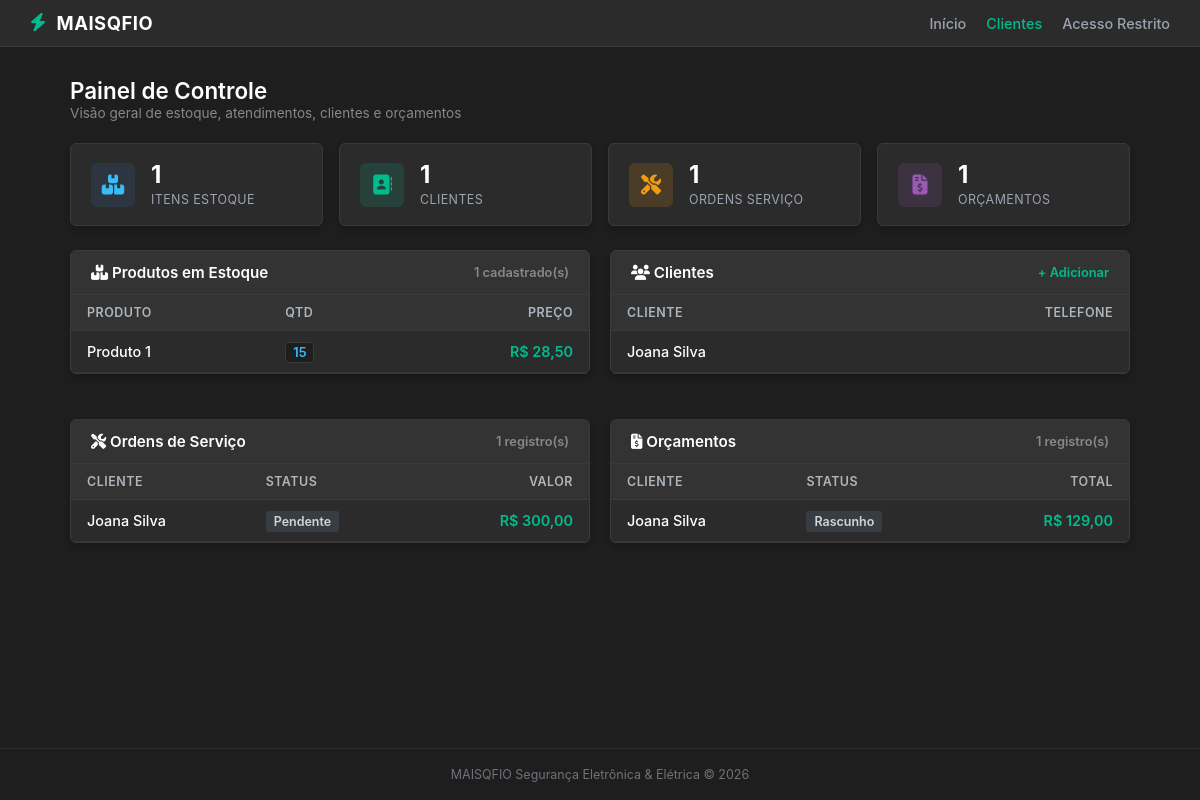
The app's page / (signed in) with its own data.
### loja_app/models.py (models this page shows, shortened)
class Produto(models.Model):
    nome = models.CharField(max_length=200)
    quantidade = models.IntegerField()
    preco = models.DecimalField(max_digits=10, decimal_places=2)

class Cliente(models.Model):
    nome = models.CharField(max_length=200)
    telefone = models.CharField(max_length=20)
    cep = models.CharField(max_length=9)
    rua = models.CharField(max_length=200)
    bairro = models.CharField(max_length=200)
    numero = models.CharField(max_length=20, blank=True, null=True)
    cidade = models.CharField(max_length=200)
    estado = models.CharField(max_length=2)

class OrdemServico(models.Model):
    STATUS_CHOICES = [
        ("Pendente", "Pendente"),
        ("Concluido", "Concluído"),
    ]
    cliente = models.ForeignKey(Cliente, on_delete=models.CASCADE)
    descricao = models.TextField()
    valor = models.DecimalField(max_digits=10, decimal_places=2)
    status = models.CharField(max_length=20, choices=STATUS_CHOICES, default="Pendente")
    data_criacao = models.DateTimeField(auto_now_add=True)

class Orcamento(models.Model):
    cliente = models.ForeignKey(Cliente, on_delete=models.CASCADE)
    descricao = models.TextField(blank=True, null=True)
    data_criacao = models.DateTimeField(auto_now_add=True)
    status = models.CharField(
        max_length=20,
        choices=[
            ("Rascunho", "Rascunho"),
            ("Enviado", "Enviado"),
            ("Aprovado", "Aprovado"),
            ("Rejeitado", "Rejeitado"),
            ("Finalizado", "Finalizado"),
        ],
        default="Rascunho"
    )
    data_finalizacao = models.DateTimeField(blank=True, null=True)
    @property
    def valor_total(self):
        total = 0
        for item in self.itens.all():
            total += item.quantidade * item.preco_unitario
        return total

class OrcamentoItem(models.Model):
    orcamento = models.ForeignKey(Orcamento, related_name="itens", on_delete=models.CASCADE)
    produto = models.ForeignKey(Produto, on_delete=models.CASCADE)
    quantidade = models.IntegerField(default=1)
    preco_unitario = models.DecimalField(max_digits=10, decimal_places=2)

### loja_app/views.py (the view)
# urls.py: path("", views.index, name="index"),
@login_required(login_url="login")
def index(request):
    clientes = Cliente.objects.all()
    produtos = Produto.objects.all()
    servicos = OrdemServico.objects.all()
    orcamentos = Orcamento.objects.all()
    return render(request, "loja_app/index.html", {
        "clientes": clientes,
        "produtos": produtos,
        "servicos": servicos,
        "orcamentos": orcamentos,
    })

### loja_app/templates/loja_app/index.html (shortened to what this page needs)
{% extends 'loja_app/base.html' %}
{% block content %}
<div style="margin-bottom: 22px;">
    <h2 style="font-weight: 600; color: #fff; font-size: 1.4rem;">Painel de Controle</h2>
    <span style="color: #888; font-size: 0.85rem;">Visão geral de estoque, atendimentos, clientes e orçamentos</span>
</div>
<div class="metric-grid">
    <div class="metric-card">
        <div class="metric-icon icon-blue"><i class="fas fa-boxes"></i></div>
        <div class="metric-info">
            <div class="val">{{ produtos|length }}</div>
            <div class="lbl">Itens Estoque</div>
        </div>
    </div>
    <div class="metric-card">
        <div class="metric-icon icon-green"><i class="fas fa-address-book"></i></div>
        <div class="metric-info">
            <div class="val">{{ clientes|length }}</div>
            <div class="lbl">Clientes</div>
        </div>
    </div>
    <div class="metric-card">
        <div class="metric-icon icon-yellow"><i class="fas fa-tools"></i></div>
        <div class="metric-info">
            <div class="val">{{ servicos|length }}</div>
            <div class="lbl">Ordens Serviço</div>
        </div>
    </div>
    <div class="metric-card">
        <div class="metric-icon icon-purple"><i class="fas fa-file-invoice-dollar"></i></div>
        <div class="metric-info">
            <div class="val">{{ orcamentos|length }}</div>
            <div class="lbl">Orçamentos</div>
        </div>
    </div>
</div>
<div class="dashboard-layout">
    <div class="admin-card">
        <div class="admin-card-header">
            <span><i class="fas fa-boxes text-muted me-2"></i> Produtos em Estoque</span>
            <span style="font-size: 0.8rem; color: #888;">{{ produtos|length }} cadastrado(s)</span>
        </div>
        <div style="overflow-x: auto;">
            <table class="admin-table">
                <thead>
                    <tr>
                        <th>Produto</th>
                        <th>Qtd</th>
                        <th style="text-align: right;">Preço</th>
                    </tr>
                </thead>
                <tbody>
                    {% for produto in produtos %}
                        <tr>
                            <td style="color: #fff; font-weight: 500;">{{ produto.nome }}</td>
                            <td><span class="badge-qty">{{ produto.quantidade }}</span></td>
                            <td style="text-align: right; color: #00bc8c; font-weight: 600;">R$ {{ produto.preco }}</td>
                        </tr>
                    {% empty %}
                        <tr><td colspan="3" style="text-align: center; color: #777; padding: 18px;">Nenhum produto em estoque.</td></tr>
                    {% endfor %}
                </tbody>
            </table>
        </div>
    </div>
    <div class="admin-card">
        <div class="admin-card-header">
            <span><i class="fas fa-users text-muted me-2"></i> Clientes</span>
            <a href="{% url 'clientes' %}" style="color: #00bc8c; font-size: 0.8rem; text-decoration: none; font-weight: 600;">+ Adicionar</a>
        </div>
        <div style="overflow-x: auto;">
            <table class="admin-table">
                <thead>
                    <tr>
                        <th>Cliente</th>
                        <th style="text-align: right;">Telefone</th>
                    </tr>
                </thead>
                <tbody>
                    {% for cliente in clientes %}
                        <tr>
                            <td style="color: #fff; font-weight: 500;">{{ cliente.nome }}</td>
                            <td style="text-align: right;">{{ cliente.telefone }}</td>
                        </tr>
                    {% empty %}
                        <tr><td colspan="2" style="text-align: center; color: #777; padding: 18px;">Nenhum cliente cadastrado.</td></tr>
                    {% endfor %}
                </tbody>
            </table>
        </div>
    </div>
    <div class="admin-card">
        <div class="admin-card-header">
            <span><i class="fas fa-tools text-muted me-2"></i> Ordens de Serviço</span>
            <span style="font-size: 0.8rem; color: #888;">{{ servicos|length }} registro(s)</span>
        </div>
        <div style="overflow-x: auto;">
            <table class="admin-table">
                <thead>
                    <tr>
                        <th>Cliente</th>
                        <th>Status</th>
                        <th style="text-align: right;">Valor</th>
                    </tr>
                </thead>
                <tbody>
                    {% for servico in servicos %}
                        <tr>
                            <td style="color: #fff; font-weight: 500;">{{ servico.cliente.nome }}</td>
                            <td><span class="badge-status">{{ servico.get_status_display }}</span></td>
                            <td style="text-align: right; color: #00bc8c; font-weight: 600;">R$ {{ servico.valor }}</td>
                        </tr>
                    {% empty %}
                        <tr><td colspan="3" style="text-align: center; color: #777; padding: 18px;">Nenhuma OS cadastrada.</td></tr>
                    {% endfor %}
                </tbody>
            </table>
        </div>
    </div>
    <div class="admin-card">
        <div class="admin-card-header">
            <span><i class="fas fa-file-invoice-dollar text-muted me-2"></i> Orçamentos</span>
            <span style="font-size: 0.8rem; color: #888;">{{ orcamentos|length }} registro(s)</span>
        </div>
        <div style="overflow-x: auto;">
            <table class="admin-table">
                <thead>
                    <tr>
                        <th>Cliente</th>
                        <th>Status</th>
                        <th style="text-align: right;">Total</th>
                    </tr>
                </thead>
                <tbody>
                    {% for orcamento in orcamentos %}
                        <tr>
                            <td style="color: #fff; font-weight: 500;">{{ orcamento.cliente.nome }}</td>
                            <td><span class="badge-status">{{ orcamento.get_status_display }}</span></td>
                            <td style="text-align: right; color: #00bc8c; font-weight: 600;">R$ {{ orcamento.valor_total }}</td>
                        </tr>
                    {% empty %}
                        <tr><td colspan="3" style="text-align: center; color: #777; padding: 18px;">Nenhum orçamento cadastrado.</td></tr>
                    {% endfor %}
                </tbody>
            </table>
        </div>
    </div>
</div>
{% endblock %}

### loja_app/templates/loja_app/base.html (shortened to what this page needs)
<!DOCTYPE html>
<html lang="pt-br">
<head>
    <link rel="stylesheet" href="https://cdnjs.cloudflare.com/ajax/libs/font-awesome/6.4.2/css/all.min.css">
</head>
<body>
    <header class="header-nav">
        <a href="{% url 'index' %}" class="header-brand">
            <i class="fas fa-bolt"></i>
            <span>MAISQFIO</span>
        </a>
        <ul class="header-menu">
            <li><a href="{% url 'index' %}">Início</a></li>
            <li><a href="{% url 'clientes' %}" class="active">Clientes</a></li>
            <li><a href="/admin/">Acesso Restrito</a></li>
        </ul>
    </header>
    <div class="page-wrapper">
        {% block content %}
        {% endblock %}
    </div>
    <footer>
        MAISQFIO Segurança Eletrônica & Elétrica &copy; 2026
    </footer>
</body>
</html>

### loja_app/templates/loja_app/base.html (style rules this page uses)
* { box-sizing: border-box; margin: 0; padding: 0; }
body { background-color: #1e1e1e; color: #d1d5db; font-family: -apple-system, BlinkMacSystemFont, "Segoe UI", Roboto, "Helvetica Neue", Arial, sans-serif; font-size: 14px; min-height: 100vh; display: flex; flex-direction: column; }
.header-nav { background-color: #2b2b2b; border-bottom: 1px solid #3a3a3a; padding: 12px 30px; display: flex; align-items: center; justify-content: space-between; }
.header-brand { display: flex; align-items: center; gap: 10px; color: #ffffff; font-size: 1.15rem; font-weight: 700; letter-spacing: 0.5px; text-decoration: none; }
.header-brand i { color: #00bc8c; }
.header-menu { display: flex; align-items: center; gap: 20px; list-style: none; }
.header-menu a { color: #9ca3af; text-decoration: none; font-weight: 500; font-size: 0.9rem; transition: color 0.2s ease; }
.header-menu a:hover, .header-menu a.active { color: #00bc8c; }
.page-wrapper { max-width: 1100px; width: 100%; margin: 30px auto; padding: 0 20px; flex: 1; }
.admin-card { background-color: #2b2b2b; border: 1px solid #3a3a3a; border-radius: 6px; margin-bottom: 25px; box-shadow: 0 4px 6px rgba(0, 0, 0, 0.2); overflow: hidden; }
.admin-card-header { background-color: #333333; border-bottom: 1px solid #3a3a3a; padding: 12px 20px; font-size: 0.95rem; font-weight: 600; color: #ffffff; display: flex; justify-content: space-between; align-items: center; }
.admin-table { width: 100%; border-collapse: collapse; font-size: 0.9rem; }
.admin-table th { background-color: #333333; color: #adb5bd; padding: 10px 16px; text-align: left; font-weight: 600; font-size: 0.78rem; text-transform: uppercase; letter-spacing: 0.5px; border-bottom: 1px solid #3a3a3a; }
.admin-table td { padding: 12px 16px; border-bottom: 1px solid #363636; color: #d1d5db; }
footer { text-align: center; padding: 18px; font-size: 0.78rem; color: #71717a; border-top: 1px solid #2b2b2b; }

### loja_app/templates/loja_app/index.html (style rules this page uses)
.metric-grid { display: grid; grid-template-columns: repeat(4, 1fr); gap: 16px; margin-bottom: 24px; }
.metric-card { background-color: #2b2b2b; border: 1px solid #3a3a3a; border-radius: 6px; padding: 18px 20px; display: flex; align-items: center; gap: 16px; box-shadow: 0 4px 6px rgba(0, 0, 0, 0.2); }
.metric-icon { width: 44px; height: 44px; border-radius: 6px; display: flex; align-items: center; justify-content: center; font-size: 1.25rem; }
.icon-green { background: rgba(0, 188, 140, 0.15); color: #00bc8c; }
.icon-blue { background: rgba(55, 90, 127, 0.25); color: #38bdf8; }
.icon-yellow { background: rgba(243, 156, 18, 0.15); color: #f39c12; }
.icon-purple { background: rgba(155, 89, 182, 0.15); color: #9b59b6; }
.metric-info .val { font-size: 1.5rem; font-weight: 700; color: #ffffff; line-height: 1.1; }
.metric-info .lbl { font-size: 0.78rem; color: #9ca3af; text-transform: uppercase; letter-spacing: 0.4px; margin-top: 4px; }
.dashboard-layout { display: grid; grid-template-columns: 1fr 1fr; gap: 20px; }
.badge-status { padding: 3px 8px; border-radius: 3px; font-size: 0.78rem; font-weight: 600; background-color: #383d44; color: #d1d5db; }
.badge-qty { background-color: #1e1e1e; color: #38bdf8; border: 1px solid #3a3a3a; padding: 2px 7px; border-radius: 4px; font-weight: 600; font-size: 0.8rem; }

### records on screen
Produto: nome "Produto 1", quantidade "15", preco "28,50"
Cliente: nome "Joana Silva"
OrdemServico: cliente.nome "Joana Silva", status "Pendente", valor "300,00"
Orcamento: cliente.nome "Joana Silva", status "Rascunho", valor_total "129,00"

### other values on screen
{{ produtos|length }} "1"
{{ clientes|length }} "1"
{{ servicos|length }} "1"
{{ orcamentos|length }} "1"
